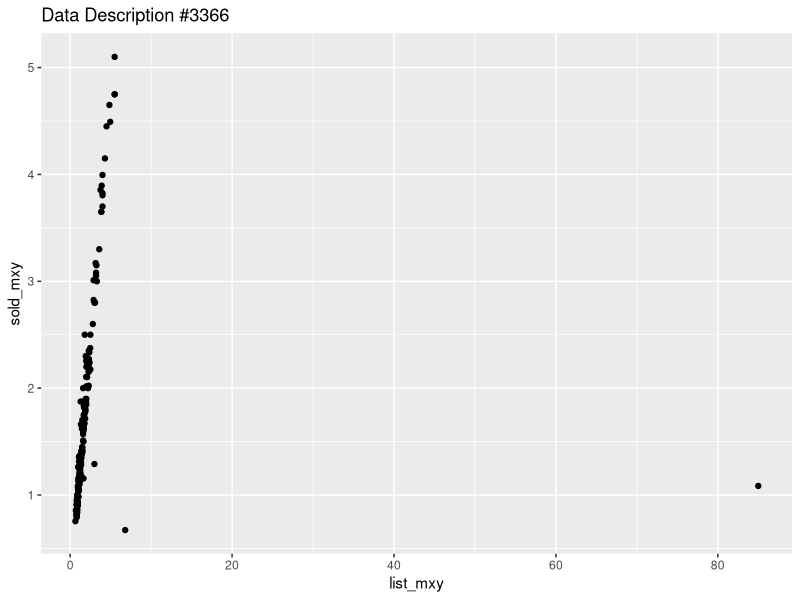
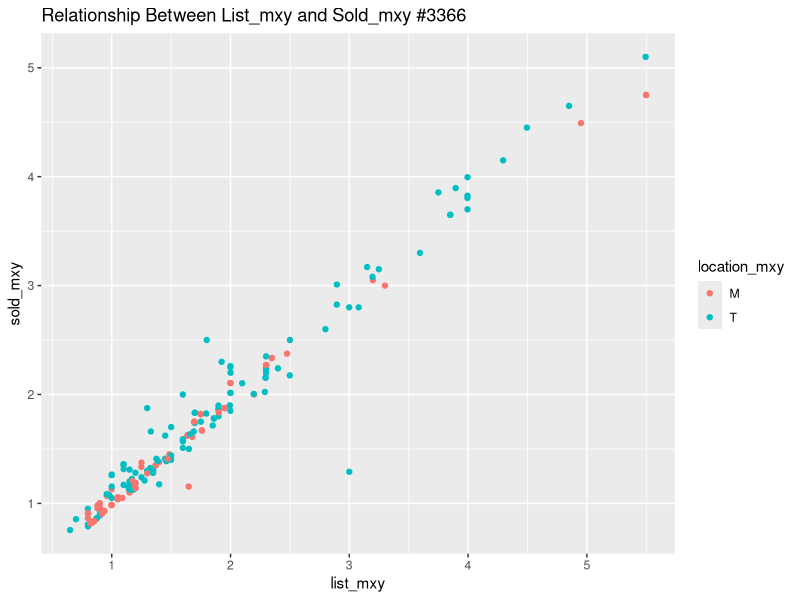
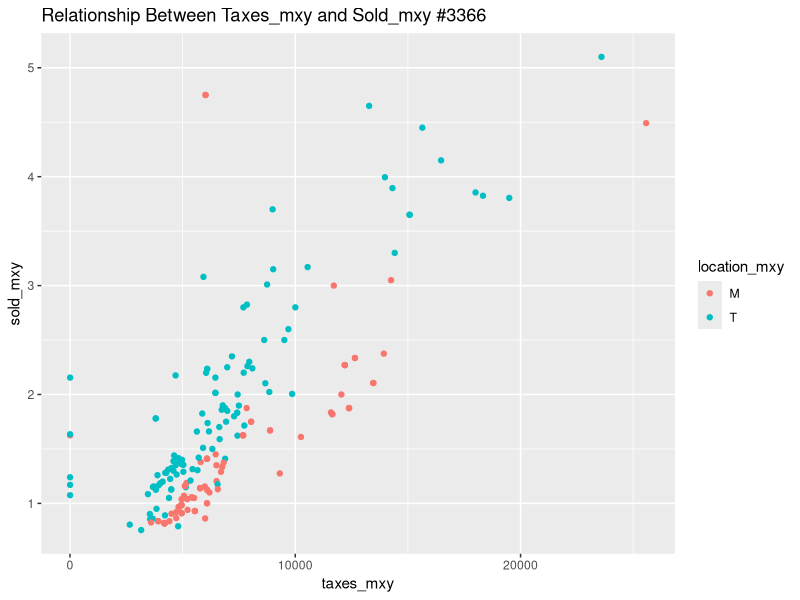
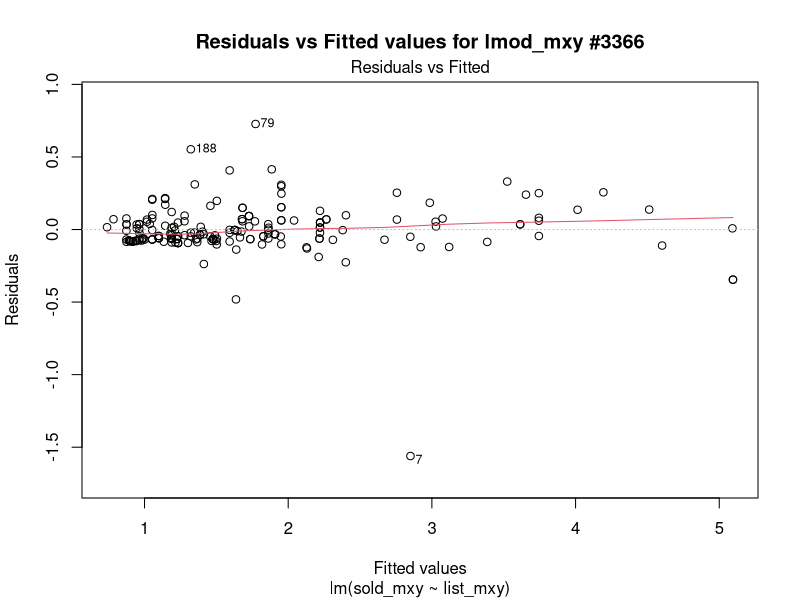
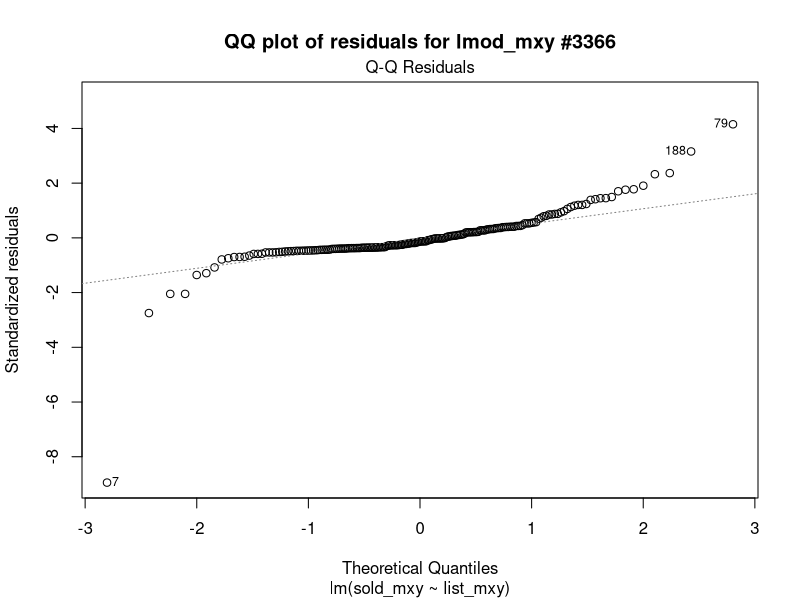

Reproduce these figures in R, in order.
## ---- chunk 1
library(tidyverse)
# load the libraries I need for the project
## ---- chunk 2
all_data_mxy <- read.csv("real20.csv")
# read the csv into the project
set.seed(3366)
random_set_mxy <- sample_n(all_data_mxy, 200, replace = FALSE, prob = NULL)
# set the seed to the last four digits of my student number and randomly select 200 sample from the original data set
random_set_mxy <- random_set_mxy %>%
  rename(sold_mxy = sold, list_mxy = list, taxes_mxy = taxes, location_mxy = location)
# rename the variables for personalizing needs
## ---- chunk 3
ggplot(data = random_set_mxy, aes(x = list_mxy, y = sold_mxy)) + geom_point() + labs(title = "Data Description #3366")
# drawing the scatterplot using list price as the explanatory variable and sold price as the response variable to identify any leverage points and potential influential points
## ---- chunk 4
selected_data_mxy <- random_set_mxy[-c(21, 45), ]
attach(selected_data_mxy)
# removing two cases from the random sampled data to create a data set that I will use for the rest of the project
## ---- chunk 5
ggplot(data = selected_data_mxy, aes(x = list_mxy, y = sold_mxy, colour = location_mxy)) + geom_point() + labs(title = "Relationship Between List_mxy and Sold_mxy #3366")
# drawing the scatterplot using list price as the explanatory variable and sold price as the response variable
## ---- chunk 6
ggplot(data = selected_data_mxy, aes(x = taxes_mxy, y = sold_mxy, colour = location_mxy)) + geom_point() + labs(title = "Relationship Between Taxes_mxy and Sold_mxy #3366")
# drawing the scatterplot using taxes as the explanatory variable and sold price as the response variable
## ---- chunk 7
lmod_mxy <- lm(sold_mxy~list_mxy)
summary(lmod_mxy)
confint(lmod_mxy, 'list_mxy', level = 0.95)
# SLR of sale price from list price for all data
# also using confint for a 95% confidence interval for the slope parameter
## ---- chunk 8
setT<-selected_data_mxy %>% 
  filter(location_mxy == "T") 
lmodT_mxy=lm(setT$sold_mxy~setT$list_mxy, data=setT)
summary(lmodT_mxy)
confint(lmodT_mxy, 'setT$list_mxy', level = 0.95)
# SLR of sale price from list price for properties of neighbourhood T
# also using confint for a 95% confidence interval for the slope parameter
## ---- chunk 9
setM<-selected_data_mxy %>% 
  filter(location_mxy == "M") 
lmodM_mxy=lm(setM$sold_mxy~setM$list_mxy, data=setM)
summary(lmodM_mxy)
confint(lmodM_mxy, 'setM$list_mxy', level = 0.95)
# SLR of sale price from list price for properties of neighbourhood M
# also using confint for a 95% confidence interval for the slope parameter
## ---- chunk 10
Dataset <- c ("All", "T", "M")
# "All" stands for all the selected data, "M" stands for Mississauga and "T" stands for Toronto
R_squared <- c(0.9620, 0.9470, 0.9870)
Intercept <- c(0.1563, 0.1755, 0.1630)
Slope <- c(0.8982, 0.9034, 0.8965)
Variance <- c(0.0310, 0.0471, 0.0080)
P_value <- c(0.0000, 0.0000, 0.0000)
CI_95pct_lb <- c(0.8732, 0.8628, 0.8483)
CI_95pct_ub <- c(0.9232, 0.9440, 0.8906)
table_mxy <- data.frame(Dataset, R_squared, Intercept, Slope, Variance, P_value, CI_95pct_lb, CI_95pct_ub)
table_mxy[,'R_squared'] = format(round(table_mxy[,'R_squared'], 4), nsmall = 4)
table_mxy[,'P_value'] = format(round(table_mxy[,'P_value'], 4), nsmall = 4)
# setting the value printed to have four decimal digits
print(table_mxy)
# creating and printing out the table I need for this part
## ---- chunk 11
plot(lmod_mxy, 1)
title(main = "Residuals vs Fitted values for lmod_mxy #3366")
# plotting the residuals and fitted values for the model I selected
## ---- chunk 12
plot(lmod_mxy, 2)
title(main = "QQ plot of residuals for lmod_mxy #3366")
# plotting the QQ plot of residuals for the model I selected
